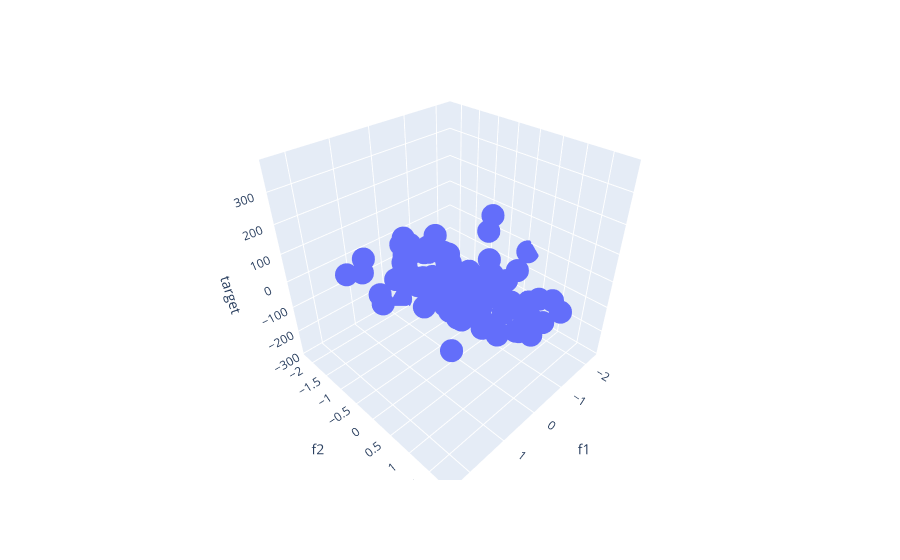

Notebook code cell kept with this figure:
### Markdown cell above
BATCH GRADIENT METHOD.here the whole data is used as a training set.it is expensive

### Code cell
from sklearn.datasets import make_regression
import numpy as np
import pandas as pd
import matplotlib.pyplot as plt
import plotly.graph_objects as go
import plotly.express as px

x,y=make_regression(n_samples=100,n_features=2,n_targets=1,noise=80,random_state=13)
df=pd.DataFrame({'f1':x[:,0],'f2':x[:,1],'target':y})
fig= px.scatter_3d(df,x='f1',y='f2',z='target')
fig.show()
